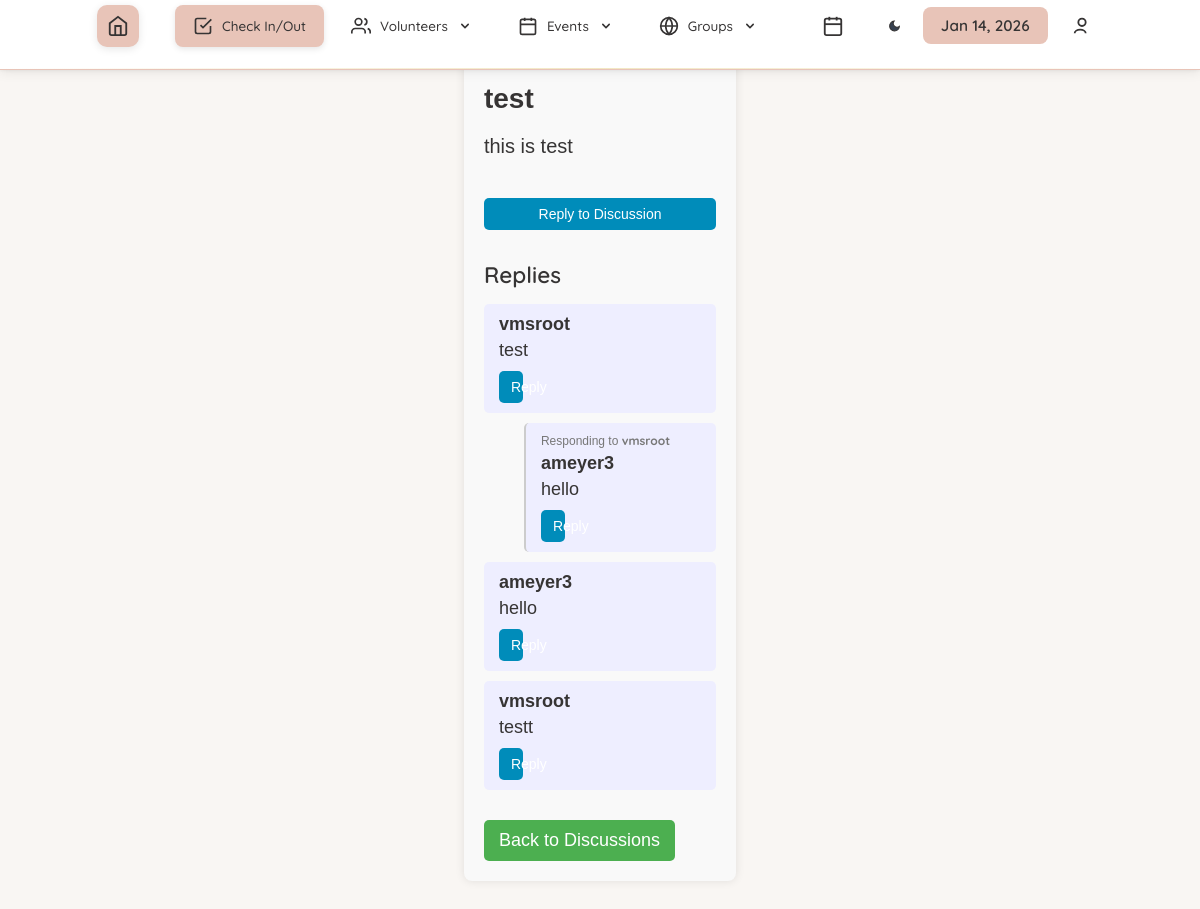
Page /discussionContent.php?author=vmsroot&title=test (signed in) on the committed database.
### tables this page shows
CREATE TABLE `dbdiscussions` (
  `author_id` varchar(256) NOT NULL,
  `title` varchar(256) NOT NULL,
  `body` text NOT NULL,
  `time` varchar(16) NOT NULL
);

CREATE TABLE `discussion_replies` (
  `reply_id` int NOT NULL,
  `user_reply_id` varchar(256) NOT NULL,
  `author_id` varchar(256) NOT NULL,
  `discussion_title` varchar(255) NOT NULL,
  `reply_body` text NOT NULL,
  `parent_reply_id` varchar(256) DEFAULT NULL,
  `created_at` varchar(16) NOT NULL
);

### database/dbDiscussions.php (called while the page is built, shortened)
<?php
include_once('dbDiscussionReplies.php');
function get_discussion($title)
{
    $con = connect();
    $query = "SELECT * FROM dbdiscussions WHERE title = '" . $title . "'";
    $result = mysqli_query($con, $query);
    if ($result && mysqli_num_rows($result) > 0) {
        $discussion = mysqli_fetch_assoc($result);
        return $discussion;
    }
    return null;
}

### database/dbDiscussionReplies.php (called while the page is built, shortened)
<?php
function get_replies_from($discussion)
{
    $con = connect();
    $discussion_title = mysqli_real_escape_string($con, $discussion['title']);
    $query = "SELECT * FROM discussion_replies WHERE discussion_title = '$discussion_title' ORDER BY created_at ASC";
    $result = mysqli_query($con, $query);
    $replies = [];
    while ($row = mysqli_fetch_assoc($result)) {
        $replies[] = $row;
    }
    return $replies;
}
function get_reply_by_id($reply_id)
{
    $con = connect();
    $reply_id = mysqli_real_escape_string($con, $reply_id);
    $query = "SELECT * FROM discussion_replies WHERE reply_id = '$reply_id' LIMIT 1";
    $result = mysqli_query($con, $query);
    $reply = null;
    if ($result && mysqli_num_rows($result) > 0) {
        $reply = mysqli_fetch_assoc($result);
    }
    return $reply;
}

### discussionContent.php (the view, shortened to what this page needs)
<?php
$loggedIn = false;
$accessLevel = 0;
if (isset($_SESSION['_id'])) {
    $loggedIn = true;
    $accessLevel = $_SESSION['access_level'];
}
include_once "database/dbDiscussions.php";
include_once "database/dbDiscussionReplies.php";
$authorID = htmlspecialchars(trim($_GET['author']));
$title = htmlspecialchars(trim($_GET['title']));
$discussion = get_discussion($title);
$author = get_user_from_author($authorID);
$author_name = $author->get_first_name() . ' ' . $author->get_last_name();
$discussionDate = $discussion['time'];
$replies = get_replies_from($discussion);
$repliesByParent = [];
foreach ($replies as $reply) {
    $parent = $reply['parent_reply_id'] ?? 'root';
    if (!isset($repliesByParent[$parent])) {
        $repliesByParent[$parent] = [];
    }
    $repliesByParent[$parent][] = $reply;
}
function displayReplies($parentId, $repliesByParent, $level = 0, $accessLevel = 0, $discussionTitle = '')
{
    if (!isset($repliesByParent[$parentId])) {
        return;
    }
    foreach ($repliesByParent[$parentId] as $reply) {
        ?>
        <div class="reply" style="margin-left: <?php echo ($level * 40); ?>px; position: relative; border-left: <?php echo $level > 0 ? '2px solid #ccc' : 'none'; ?>; padding-left: 15px;">
            <?php if (!empty($reply['parent_reply_id'])) : ?>
                <div style="font-size: 12px; color: #777; margin-bottom: 5px;">
                    Responding to <strong><?php echo htmlspecialchars(get_username_by_reply_id($reply['parent_reply_id'])); ?></strong>
                </div>
            <?php endif; ?>
            <div class="reply-author"><?php echo htmlspecialchars($reply['user_reply_id']); ?></div>
            <div class="reply-body"><?php echo nl2br(htmlspecialchars($reply['reply_body'])); ?></div>
            <?php if (isset($_SESSION['_id'])) : ?>
                <button class="small-reply-btn" style="width: 10%;" onclick="toggleReplyBox('<?php echo $reply['reply_id']; ?>')">Reply</button>
            <?php endif; ?>
        </div>
        <?php
        displayReplies($reply['reply_id'], $repliesByParent, $level + 1, $accessLevel, $discussionTitle);
    }
}
function get_username_by_reply_id($reply_id)
{
    $reply = get_reply_by_id($reply_id);
    if ($reply) {
        return $reply['user_reply_id'];
    } else {
        return "Unknown";
    }
}
?>
<!DOCTYPE html>
<html lang="en">
<head>
    <?php require('universal.inc'); ?>
    <link rel="stylesheet" href="https://cdnjs.cloudflare.com/ajax/libs/font-awesome/6.0.0-beta3/css/all.min.css">
</head>
<body>
    <?php require('header.php'); ?>
    <div class="discussion-content">
        <div class="author-info">
            <strong><?php echo $author_name; ?></strong> • <?php echo $discussionDate; ?>
        </div>
        <div class="title"><?php echo htmlspecialchars($discussion['title']); ?></div>
        <div class="body"><?php echo nl2br(htmlspecialchars($discussion['body'])); ?></div>
        <div class="reply-section">
            <?php if ($loggedIn) : ?>
                <button class="reply-btn" onclick="toggleMainReplyBox()">Reply to Discussion</button>
            <?php else : ?>
                <p><em>Login to post a reply.</em></p>
            <?php endif; ?>
        </div>
        <div class="replies">
            <h3>Replies</h3>
            <?php displayReplies('root', $repliesByParent, 0, $accessLevel, $discussion['title']); ?>
        </div>
        <a href="viewDiscussions.php" class="back-btn">Back to Discussions</a>
    </div>
</body>
</html>

### css/base.css (style rules this page uses)
html, body, header, main, footer, div, span, p, h1, h2, h3, h4, h5, h6, ul, ol, li, input, select, textarea, form, section, label, table, td, tr, th, form, fieldset, em, button, a { padding: 0; margin: 0; font-size: inherit; font-family: inherit; font-weight: inherit; text-decoration: none; font-style: normal; box-sizing: border-box; text-align: left; list-style-type: none; border-spacing: 0; }
:root { --page-background-color: #ffffff; --page-font-color: #333333; --inactive-font-color: #d0d0d0; --inactive-background-color: #f0f0f0; --standout-background: #fafafa; --happy-toast-background-color: #1a7024; --happy-toast-font-color: white; --info-toast-background-color: #2f2f2f; --info-toast-font-color: white; --error-toast-background-color: #701a1a; --error-toast-font-color: white; --shadow-and-border-color: #e8c4b8; --main-color: #e8c4b8; --accent-color: #d4af37; --secondary-accent-color: #e8c4b8; --calendar-event-color: #808080; --calendar-event-color-hover: var(--main-color); --calendar-today-border: 2px solid var(--secondary-accent-color); --button-font-color: #363434; --button-padding: 0.5rem 1.5rem; --button-border-radius: 0.25rem; --standard-border: 1px solid #e8c4b8; --light-border: 1px solid var(--shadow-and-border-color); --text-field-border: 2px solid #e8c4b8; --cancel-button-background-color: #8a8280; --error-color: red; font-size: 18px; font-family: "Quicksand", sans-serif; font-weight: 400; }
body { background-color: var(--page-background-color); color: var(--page-font-color); font-family: "Quicksand", sans-serif; }
input[type="submit"], button, .button { color: var(--button-font-color); background-color: var(--main-color); padding: var(--button-padding); border: none; border-radius: var(--button-border-radius); font-weight: 500; width: 100%; transition: background-color 0.3s; cursor: pointer; text-align: center; }
h3 { font-size: 1.25rem; font-weight: 400; }

### css/theme-toggle.css (style rules this page uses)
:root { --bg-color: #f9f6f3; --text-color: #363434; --text-secondary: #5a5856; --text-tertiary: #e8c4b8; --text-muted: #8a8280; --navbar-bg: #ffffff; --navbar-shadow: rgba(54, 52, 52, 0.1); --main-color: #e8c4b8; --accent-color: #d4af37; --secondary-accent-color: #e8c4b8; --date-box-bg: #e8c4b8; --date-box-text: #363434; --dropdown-bg: #ffffff; --dropdown-border: #e8c4b8; --dropdown-hover: rgba(232, 196, 184, 0.1); --nav-item-hover: #e8c4b8; --content-box-border: #e8c4b8; --content-box-bg: #ffffff; --card-bg: #ffffff; --card-border: #e8c4b8; --card-shadow: rgba(232, 196, 184, 0.15); --footer-bg: #363434; --button-bg: #e8c4b8; --button-text: #363434; --icon-filter: none; --logo-bg: #e8c4b8; --border-color: #e8c4b8; --hover-border-color: #d4af37; --full-width-bar-bg: #e8c4b8; --full-width-bar-sub-bg: #ffffff; --icon-overlay-bg: rgba(255, 255, 255, 0.95); --nav-item-active-bg: #f4ede9; --svg-fill: #e8c4b8; --page-background-color: #f9f6f3; --page-font-color: #363434; --inactive-font-color: #8a8280; --inactive-background-color: #f4ede9; --standout-background: #ffffff; --shadow-and-border-color: #e8c4b8; --button-font-color: #363434; --standard-border: 1px solid #e8c4b8; --light-border: 1px solid #e8c4b8; --text-field-border: 2px solid #e8c4b8; --cancel-button-background-color: #8a8280; --calendar-event-color: #8a8280; --calendar-event-color-hover: #e8c4b8; --calendar-today-border: 2px solid #d4af37; --error-color: #d4635a; --calendar-archived-event-color: #c4bab7ff; }
html { height: 100%; }
body { background-color: var(--bg-color); color: var(--text-color); transition: background-color 0.3s ease, color 0.3s ease; min-height: 100%; display: flex; flex-direction: column; }
* { transition: background-color 0.3s ease, color 0.3s ease, border-color 0.3s ease, box-shadow 0.3s ease; }
* { box-sizing: border-box; margin: 0; padding: 0; }
body { font-family: "Quicksand", sans-serif; padding-top: 70px; background-color: var(--bg-color); color: var(--text-color); transition: background-color 0.3s ease, color 0.3s ease; min-height: 100vh; display: flex; flex-direction: column; }
* { font-family: "Quicksand", sans-serif; }
body > *:not(.modern-navbar):not(.footer) { flex: 1 0 auto; }
h1, h2, h3, h4, h5, h6 { font-family: "Quicksand", sans-serif; font-weight: 600; }

### css/pwa-mobile.css (style rules this page uses)
@media (min-width: 769px) { * { -webkit-tap-highlight-color: transparent; } }
a:not(.calendar-event), button { position: relative; }
html { scroll-behavior: smooth; }

### rows in the picture
dbdiscussions: title "test", body "this is test"
discussion_replies: user_reply "vmsroot", reply_body "test"
discussion_replies: parent_reply_id "vmsroot", user_reply "ameyer3", reply_body "hello"
discussion_replies: user_reply "ameyer3", reply_body "hello"
discussion_replies: user_reply "vmsroot", reply_body "testt"
